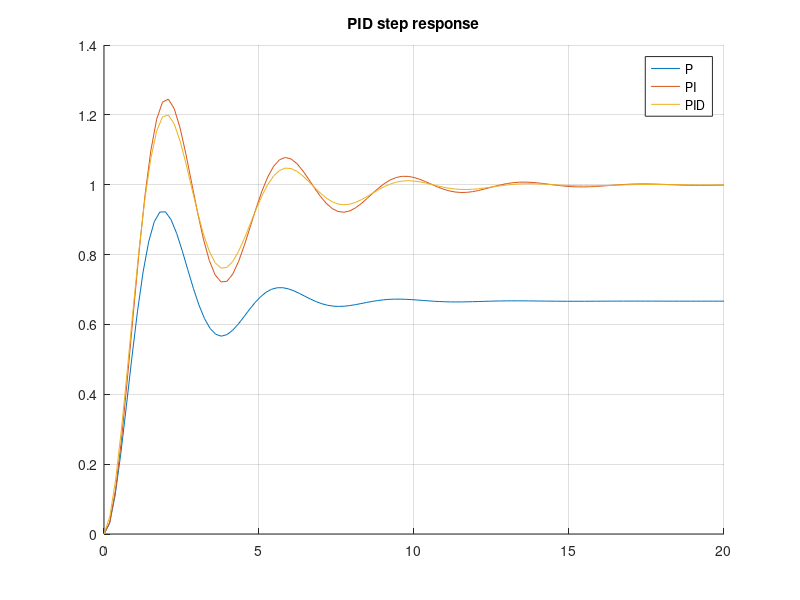
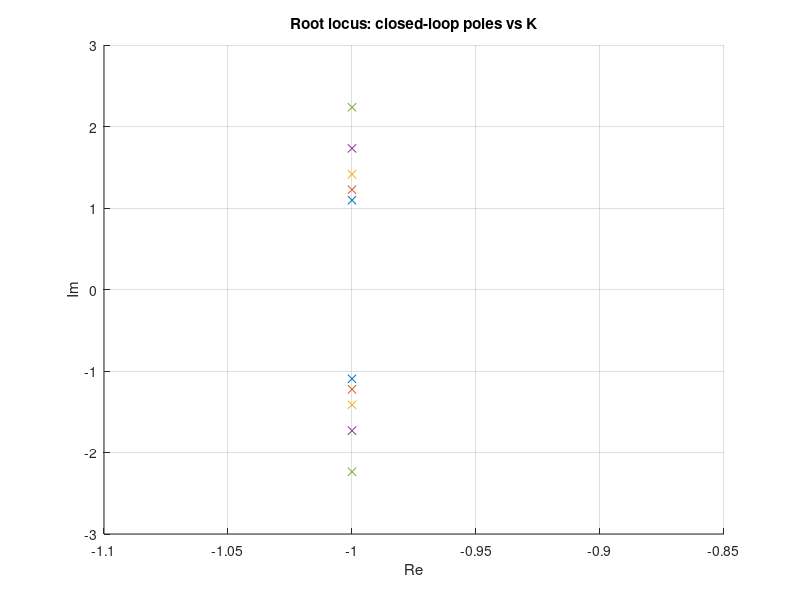
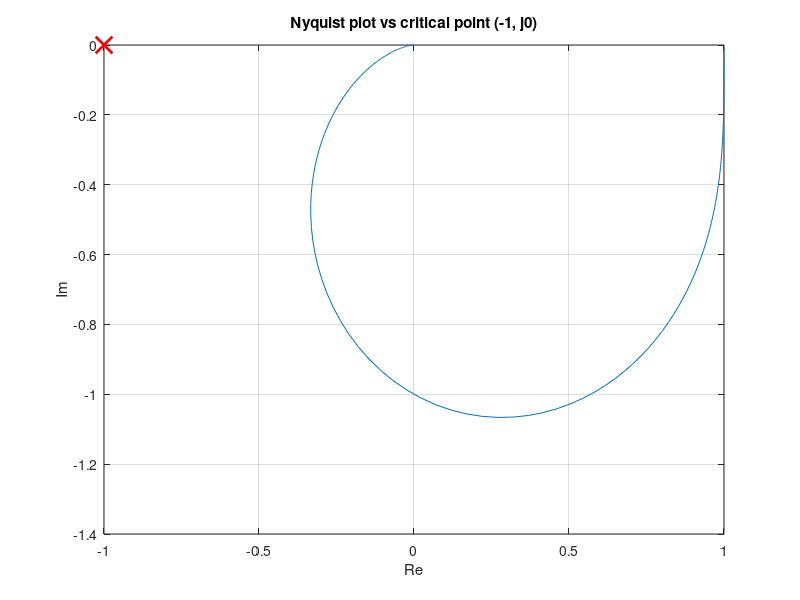
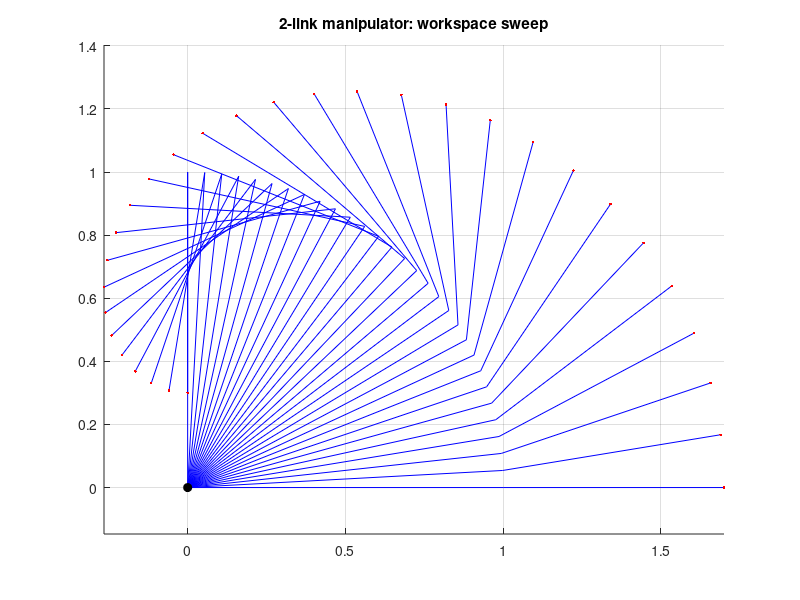

The MATLAB script that drew these images, in order:
%========================================================================
% SECTION F — CONTROL THEORY & ROBOTICS
%========================================================================

gainList = [2 0 0; 2 1 0; 2 1 0.1];
% plant = 1/(s^2+s+1); closed-loop num/den computed by hand:
%   den_cl = den*(den + numC), num_cl = numC
labels = {'P','PI','PID'};
figure; hold on;
for gg = 1:3
    g = gainList(gg,:);
    numC = [g(3) g(1) g(2)];      % Kd s^2 + Kp s + Ki
    % denC = s
    % open loop: numC / (s*(s^2+s+1))
    denOL = [1 1 1 0];
    numCL = numC;
    denCL = denOL + [zeros(1, numel(denOL)-numel(numC)) numC];
    sys = tf(numCL, denCL);
    [yy, tt] = step(sys);
    plot(tt, yy);
end
hold off; title('PID step response');
legend('P','PI','PID'); grid on;

% --- 61. Root locus --------------------------------------------------------
% plant: 1/(s^2+2s+2). Closed-loop den = den + K, num = K.
figure; hold on;
for K = [0.2 0.5 1 2 4]
    denCL = [1 2 2 + K];
    pr = roots(denCL);
    plot(real(pr), imag(pr), 'x');
end
hold off; title('Root locus: closed-loop poles vs K');
xlabel('Re'); ylabel('Im'); grid on;

% --- 62. Nyquist criterion --------------------------------------------------
wNy = logspace(-2, 2, 400);
[ magNy, phNy ] = bode(tf(1, [1 1 1]), wNy);
zNy = magNy(:) .* exp(1i * phNy(:) * pi/180);
figure; plot(real(zNy), imag(zNy)); hold on;
plot(-1, 0, 'rx', 'MarkerSize', 12, 'LineWidth', 2);
hold off; title('Nyquist plot vs critical point (-1, j0)');
xlabel('Re'); ylabel('Im'); grid on;

% --- 63. Planar 2-link forward kinematics ------------------------------------
L1 = 1; L2 = 0.7;
th1 = linspace(0, pi/2, 30);
th2 = linspace(0, pi, 30);
figure; hold on;
for k = 1:numel(th1)
    xj = L1*cos(th1(k)); yj = L1*sin(th1(k));
    xe = xj + L2*cos(th1(k) + th2(k));
    ye = yj + L2*sin(th1(k) + th2(k));
    plot([0 xj xe], [0 yj ye], 'b-');
    plot(xe, ye, 'r.');
end
plot(0, 0, 'ko', 'MarkerFaceColor', 'k');
title('2-link manipulator: workspace sweep'); axis equal; grid on;
